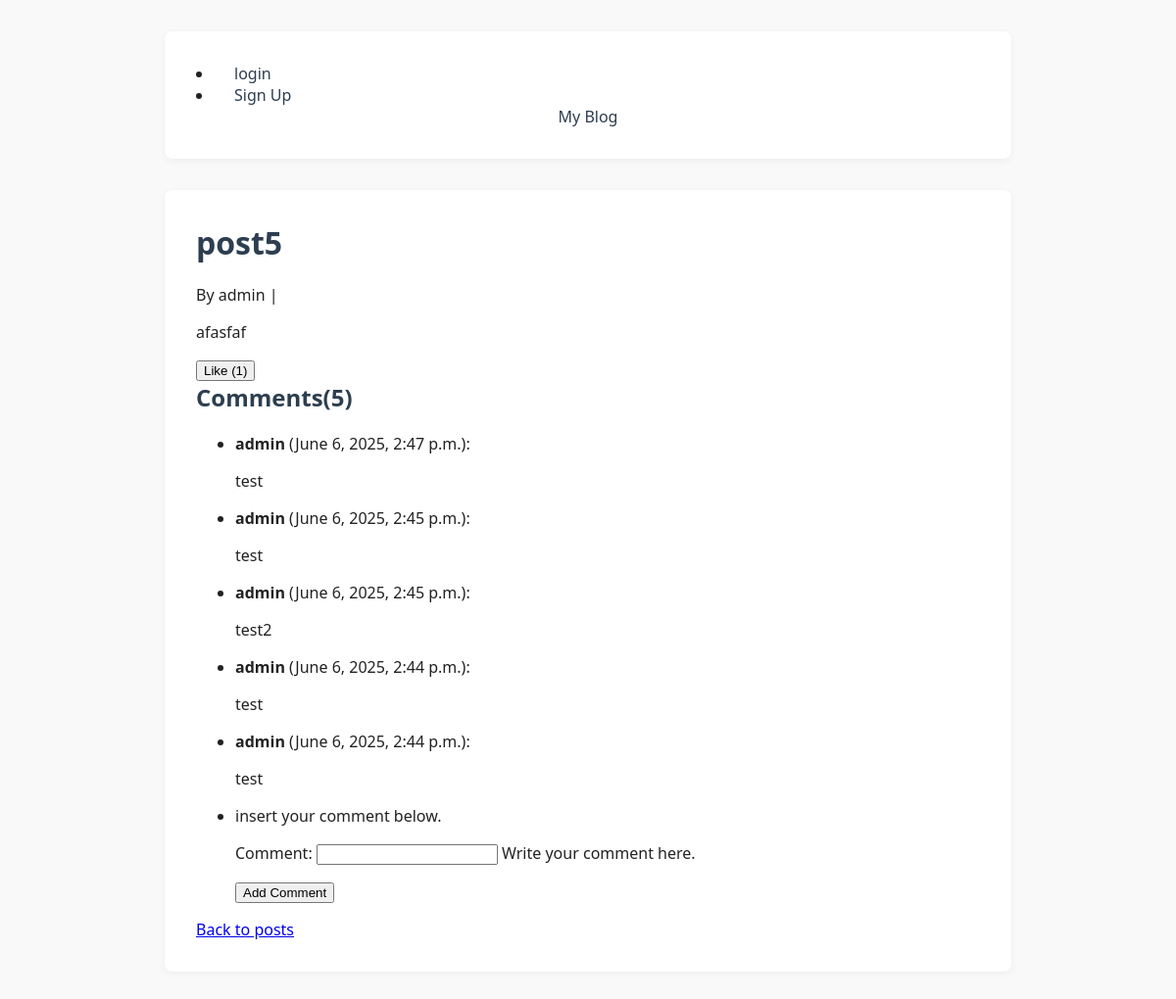
Screenshot of /post5/2025/6/5/ with the database file from the repository.
### blog/models.py (models this page shows, shortened)
class Post(models.Model):
    title = models.CharField(max_length=200, unique=True)
    slug = models.SlugField(max_length=200, unique=True)
    author = models.ForeignKey(User, on_delete=models.CASCADE)
    body = models.TextField(max_length=10000)
    created_at = models.DateTimeField(auto_now_add=True)
    status = models.CharField(max_length=10, choices=(('draft', 'Draft'), ('published', 'Published')), default='draft')
    tags = TaggableManager(blank=True)
    def active_comments(self):
        return self.comments.filter(is_active=True).order_by('-created_at')

class Comment(models.Model):
    post = models.ForeignKey(Post, related_name='comments', on_delete=models.CASCADE)
    author = models.ForeignKey(User, on_delete=models.CASCADE)
    comment = models.CharField(max_length=200)
    created_at = models.DateTimeField(auto_now_add=True)
    is_active = models.BooleanField(default=False)

### blog/views.py (the view)
# urls.py: path('<slug:slug>/<int:year>/<int:month>/<int:day>/', views.detail, name='detail'),
def detail(request, slug, year, month, day):
    post = get_object_or_404(models.Post, created_at__year=year, created_at__month=month, created_at__day=day, slug=slug, status='published')
    if request.method == 'POST':
        comment_form = forms.CommentForm(request.POST)
        if comment_form.is_valid():
            comment = comment_form.save(commit=False)
            comment.post = post
            comment.author = request.user
            comment.email = request.user.email
            comment.save()
            return render(request, 'blog/detail.html', {'post': post, 'comment_form': forms.CommentForm(), 'message': 'Your comment is awaiting approval.'})
    else:
        comment_form = forms.CommentForm()
    return render(request, 'blog/detail.html', {'post': post, 'comment_form': forms.CommentForm(), 'message': 'insert your comment below.'})

### blog/forms.py
class CommentForm(forms.ModelForm):
    class Meta:
        model = models.Comment
        fields = ['comment']
        labels = {
            "comment": _("Comment"),
        }
        help_texts = {
            "comment": _("Write your comment here."),
        }

### blog/templatetags/my_tags.py (called while the page is built)
@register.simple_tag
def total_comments(Post):
    return Comment.objects.filter(post=Post,is_active=True).count()

### blog/templates/blog/detail.html (shortened to what this page needs)
{% extends 'blog/base.html' %}
{% load my_tags %}
{% block content %}
    <h1>{{ post.title }}</h1>
    <p>By {{ post.author }} | {{ post.published_date }}</p>
    <div>
        {{ post.body|linebreaks }}
    </div>
    <form method="post" action="{% url 'blog:like_post' post.id %}">
        <button type="submit" class="btn btn-success">
            Like ({{ post.likes.count }})
        </button>
    </form>
    <h2>Comments({% total_comments post%})</h2>
    <ul>
        {% for comment in post.active_comments %}
            <li>
                <strong>{{ comment.author }}</strong> ({{ comment.created_at }}):<br>
                {{ comment.comment|linebreaks }}
            </li>
        {% empty %}
            <li>No comments yet.</li>
        {% endfor %}
            <li>{{ message }}</li>
        <form method="post">
            {{ comment_form.as_p }}
            <button type="submit" class="btn btn-primary">Add Comment</button>
        </form>
    </ul>
    <a href="{% url 'blog:list' %}">Back to posts</a>
{% endblock %}

### blog/static/style.css (style rules this page uses)
body { font-family: 'Segoe UI', Arial, sans-serif; background: #f9f9f9; color: #222; margin: 0; padding: 0; }
.container li { text-align: left; }
h1, h2, h3 { color: #2d3e50; margin-top: 0; }

### rows the page displays
Post: title "post5", author "admin", body "afasfaf", likes.count "1", id "5"
Comment: author "admin", created_at "June 6, 2025, 2:47 p.m.", comment "test"
Comment: author "admin", created_at "June 6, 2025, 2:45 p.m.", comment "test"
Comment: author "admin", created_at "June 6, 2025, 2:45 p.m.", comment "test2"
Comment: author "admin", created_at "June 6, 2025, 2:44 p.m.", comment "test"
Comment: author "admin", created_at "June 6, 2025, 2:44 p.m.", comment "test"

### other values shown
{{ message }} "insert your comment below."
